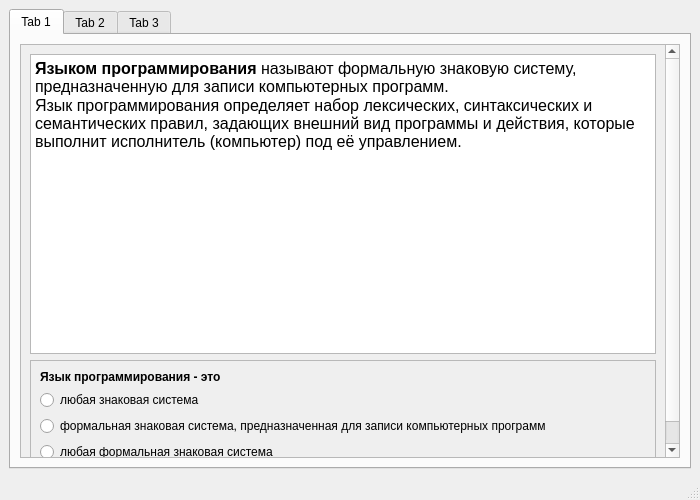
<?xml version="1.0" encoding="UTF-8"?>
<ui version="4.0">
 <class>MainWindow</class>
 <widget class="QMainWindow" name="MainWindow">
  <property name="geometry">
   <rect>
    <x>0</x>
    <y>0</y>
    <width>700</width>
    <height>500</height>
   </rect>
  </property>
  <property name="windowTitle">
   <string>MainWindow</string>
  </property>
  <widget class="QWidget" name="centralwidget">
   <layout class="QVBoxLayout" name="verticalLayout">
    <item>
     <widget class="QTabWidget" name="Tab3">
      <property name="currentIndex">
       <number>0</number>
      </property>
      <widget class="QWidget" name="tab_1">
       <attribute name="title">
        <string>Tab 1</string>
       </attribute>
       <layout class="QVBoxLayout" name="verticalLayout_2">
        <item>
         <widget class="QScrollArea" name="scrollArea">
          <property name="widgetResizable">
           <bool>true</bool>
          </property>
          <widget class="QWidget" name="scrollAreaWidgetContents">
           <property name="geometry">
            <rect>
             <x>0</x>
             <y>-31</y>
             <width>639</width>
             <height>426</height>
            </rect>
           </property>
           <layout class="QVBoxLayout" name="verticalLayout_5">
            <item>
             <widget class="QTextEdit" name="textEdit">
              <property name="minimumSize">
               <size>
                <width>500</width>
                <height>300</height>
               </size>
              </property>
              <property name="readOnly">
               <bool>true</bool>
              </property>
              <property name="html">
               <string>&lt;!DOCTYPE HTML PUBLIC &quot;-//W3C//DTD HTML 4.0//EN&quot; &quot;http://www.w3.org/TR/REC-html40/strict.dtd&quot;&gt;
&lt;html&gt;&lt;head&gt;&lt;meta name=&quot;qrichtext&quot; content=&quot;1&quot; /&gt;&lt;style type=&quot;text/css&quot;&gt;
p, li { white-space: pre-wrap; }
&lt;/style&gt;&lt;/head&gt;&lt;body style=&quot; font-family:'MS Shell Dlg 2'; font-size:8.25pt; font-weight:400; font-style:normal;&quot;&gt;
&lt;p style=&quot; margin-top:0px; margin-bottom:0px; margin-left:0px; margin-right:0px; -qt-block-indent:0; text-indent:0px;&quot;&gt;&lt;span style=&quot; font-size:12pt; font-weight:600;&quot;&gt;Языком программирования&lt;/span&gt;&lt;span style=&quot; font-size:12pt;&quot;&gt; называют формальную знаковую систему, предназначенную для записи компьютерных программ.&lt;/span&gt;&lt;/p&gt;
&lt;p style=&quot; margin-top:0px; margin-bottom:0px; margin-left:0px; margin-right:0px; -qt-block-indent:0; text-indent:0px;&quot;&gt;&lt;span style=&quot; font-size:12pt;&quot;&gt;Язык программирования определяет набор лексических, синтаксических и семантических правил, задающих внешний вид программы и действия, которые выполнит исполнитель (компьютер) под её управлением.&lt;/span&gt;&lt;/p&gt;&lt;/body&gt;&lt;/html&gt;</string>
              </property>
             </widget>
            </item>
            <item>
             <widget class="QFrame" name="frame">
              <property name="frameShape">
               <enum>QFrame::StyledPanel</enum>
              </property>
              <property name="frameShadow">
               <enum>QFrame::Raised</enum>
              </property>
              <layout class="QVBoxLayout" name="verticalLayout_6">
               <item>
                <widget class="QLabel" name="label">
                 <property name="font">
                  <font>
                   <weight>75</weight>
                   <bold>true</bold>
                  </font>
                 </property>
                 <property name="text">
                  <string>Язык программирования - это</string>
                 </property>
                </widget>
               </item>
               <item>
                <widget class="QRadioButton" name="radioButton">
                 <property name="text">
                  <string>любая знаковая система</string>
                 </property>
                 <attribute name="buttonGroup">
                  <string notr="true">buttonGroup</string>
                 </attribute>
                </widget>
               </item>
               <item>
                <widget class="QRadioButton" name="radioButton_2">
                 <property name="text">
                  <string>формальная знаковая система, предназначенная для записи компьютерных программ</string>
                 </property>
                 <attribute name="buttonGroup">
                  <string notr="true">buttonGroup</string>
                 </attribute>
                </widget>
               </item>
               <item>
                <widget class="QRadioButton" name="radioButton_3">
                 <property name="text">
                  <string>любая формальная знаковая система</string>
                 </property>
                 <attribute name="buttonGroup">
                  <string notr="true">buttonGroup</string>
                 </attribute>
                </widget>
               </item>
              </layout>
             </widget>
            </item>
           </layout>
          </widget>
         </widget>
        </item>
       </layout>
      </widget>
      <widget class="QWidget" name="tab_2">
       <attribute name="title">
        <string>Tab 2</string>
       </attribute>
       <layout class="QVBoxLayout" name="verticalLayout_3">
        <item>
         <widget class="QScrollArea" name="scrollArea_2">
          <property name="widgetResizable">
           <bool>true</bool>
          </property>
          <widget class="QWidget" name="scrollAreaWidgetContents_2">
           <property name="geometry">
            <rect>
             <x>0</x>
             <y>-27</y>
             <width>639</width>
             <height>426</height>
            </rect>
           </property>
           <layout class="QVBoxLayout" name="verticalLayout_8">
            <item>
             <widget class="QTextEdit" name="textEdit_2">
              <property name="minimumSize">
               <size>
                <width>500</width>
                <height>300</height>
               </size>
              </property>
              <property name="readOnly">
               <bool>true</bool>
              </property>
              <property name="html">
               <string>&lt;!DOCTYPE HTML PUBLIC &quot;-//W3C//DTD HTML 4.0//EN&quot; &quot;http://www.w3.org/TR/REC-html40/strict.dtd&quot;&gt;
&lt;html&gt;&lt;head&gt;&lt;meta name=&quot;qrichtext&quot; content=&quot;1&quot; /&gt;&lt;style type=&quot;text/css&quot;&gt;
p, li { white-space: pre-wrap; }
&lt;/style&gt;&lt;/head&gt;&lt;body style=&quot; font-family:'MS Shell Dlg 2'; font-size:8.25pt; font-weight:400; font-style:normal;&quot;&gt;
&lt;p style=&quot; margin-top:0px; margin-bottom:0px; margin-left:0px; margin-right:0px; -qt-block-indent:0; text-indent:0px;&quot;&gt;&lt;span style=&quot; font-size:12pt;&quot;&gt;Так же как и в естественных языках, во многих языках программирования одно и то же содержание может быть выражено несколькими способами, что позволяет говорить о наличии в них явления &lt;/span&gt;&lt;span style=&quot; font-size:12pt; font-weight:600;&quot;&gt;синонимии&lt;/span&gt;&lt;span style=&quot; font-size:12pt;&quot;&gt;.&lt;/span&gt;&lt;/p&gt;&lt;/body&gt;&lt;/html&gt;</string>
              </property>
             </widget>
            </item>
            <item>
             <widget class="QFrame" name="frame_2">
              <property name="frameShape">
               <enum>QFrame::StyledPanel</enum>
              </property>
              <property name="frameShadow">
               <enum>QFrame::Raised</enum>
              </property>
              <layout class="QVBoxLayout" name="verticalLayout_7">
               <item>
                <widget class="QLabel" name="label_2">
                 <property name="font">
                  <font>
                   <weight>75</weight>
                   <bold>true</bold>
                  </font>
                 </property>
                 <property name="text">
                  <string>Явление синонимии свойственно</string>
                 </property>
                </widget>
               </item>
               <item>
                <widget class="QRadioButton" name="radioButton_4">
                 <property name="text">
                  <string>только естественным языкам</string>
                 </property>
                 <attribute name="buttonGroup">
                  <string notr="true">buttonGroup_2</string>
                 </attribute>
                </widget>
               </item>
               <item>
                <widget class="QRadioButton" name="radioButton_5">
                 <property name="text">
                  <string>только языкам программирования</string>
                 </property>
                 <attribute name="buttonGroup">
                  <string notr="true">buttonGroup_2</string>
                 </attribute>
                </widget>
               </item>
               <item>
                <widget class="QRadioButton" name="radioButton_6">
                 <property name="text">
                  <string>и естественным языкам, и языкам программирования</string>
                 </property>
                 <attribute name="buttonGroup">
                  <string notr="true">buttonGroup_2</string>
                 </attribute>
                </widget>
               </item>
              </layout>
             </widget>
            </item>
           </layout>
          </widget>
         </widget>
        </item>
       </layout>
      </widget>
      <widget class="QWidget" name="tab_3">
       <attribute name="title">
        <string>Tab 3</string>
       </attribute>
       <layout class="QVBoxLayout" name="verticalLayout_4">
        <item>
         <widget class="QScrollArea" name="scrollArea_3">
          <property name="widgetResizable">
           <bool>true</bool>
          </property>
          <widget class="QWidget" name="scrollAreaWidgetContents_3">
           <property name="geometry">
            <rect>
             <x>0</x>
             <y>-31</y>
             <width>639</width>
             <height>426</height>
            </rect>
           </property>
           <layout class="QVBoxLayout" name="verticalLayout_10">
            <item>
             <widget class="QTextEdit" name="textEdit_3">
              <property name="minimumSize">
               <size>
                <width>500</width>
                <height>300</height>
               </size>
              </property>
              <property name="readOnly">
               <bool>true</bool>
              </property>
              <property name="html">
               <string>&lt;!DOCTYPE HTML PUBLIC &quot;-//W3C//DTD HTML 4.0//EN&quot; &quot;http://www.w3.org/TR/REC-html40/strict.dtd&quot;&gt;
&lt;html&gt;&lt;head&gt;&lt;meta name=&quot;qrichtext&quot; content=&quot;1&quot; /&gt;&lt;style type=&quot;text/css&quot;&gt;
p, li { white-space: pre-wrap; }
&lt;/style&gt;&lt;/head&gt;&lt;body style=&quot; font-family:'MS Shell Dlg 2'; font-size:8.25pt; font-weight:400; font-style:normal;&quot;&gt;
&lt;p style=&quot; margin-top:0px; margin-bottom:0px; margin-left:0px; margin-right:0px; -qt-block-indent:0; text-indent:0px;&quot;&gt;&lt;span style=&quot; font-size:12pt;&quot;&gt;Особенностью синтаксиса языка программирования Python является отсутствие знаков препинания в конце каждой строки. Однако смыслоразличительную роль играет &lt;/span&gt;&lt;span style=&quot; font-size:12pt; font-weight:600;&quot;&gt;количество отступов&lt;/span&gt;&lt;span style=&quot; font-size:12pt;&quot;&gt; от левого края (абсолютно и относительно количества отступов у предыдущей строки). Если количество отступов будет нарушено, интерпретатор выдаст ошибку.&lt;/span&gt;&lt;/p&gt;&lt;/body&gt;&lt;/html&gt;</string>
              </property>
             </widget>
            </item>
            <item>
             <widget class="QFrame" name="frame_3">
              <property name="frameShape">
               <enum>QFrame::StyledPanel</enum>
              </property>
              <property name="frameShadow">
               <enum>QFrame::Raised</enum>
              </property>
              <layout class="QVBoxLayout" name="verticalLayout_9">
               <item>
                <widget class="QLabel" name="label_3">
                 <property name="font">
                  <font>
                   <weight>75</weight>
                   <bold>true</bold>
                  </font>
                 </property>
                 <property name="text">
                  <string>Выберите одно верное утверждение:</string>
                 </property>
                </widget>
               </item>
               <item>
                <widget class="QRadioButton" name="radioButton_7">
                 <property name="text">
                  <string>В конце каждой строки программы на языке Python должна стоять точка с запятой</string>
                 </property>
                 <attribute name="buttonGroup">
                  <string notr="true">buttonGroup_3</string>
                 </attribute>
                </widget>
               </item>
               <item>
                <widget class="QRadioButton" name="radioButton_8">
                 <property name="text">
                  <string>В программе на языке Python не должно быть пустых строк</string>
                 </property>
                 <attribute name="buttonGroup">
                  <string notr="true">buttonGroup_3</string>
                 </attribute>
                </widget>
               </item>
               <item>
                <widget class="QRadioButton" name="radioButton_9">
                 <property name="text">
                  <string>В программе на языке Python смыслоразличительную роль играет количество отступов от левого края</string>
                 </property>
                 <attribute name="buttonGroup">
                  <string notr="true">buttonGroup_3</string>
                 </attribute>
                </widget>
               </item>
              </layout>
             </widget>
            </item>
           </layout>
          </widget>
         </widget>
        </item>
       </layout>
      </widget>
     </widget>
    </item>
   </layout>
  </widget>
  <widget class="QMenuBar" name="menubar">
   <property name="geometry">
    <rect>
     <x>0</x>
     <y>0</y>
     <width>700</width>
     <height>21</height>
    </rect>
   </property>
  </widget>
  <widget class="QStatusBar" name="statusbar"/>
 </widget>
 <resources/>
 <connections/>
 <buttongroups>
  <buttongroup name="buttonGroup"/>
  <buttongroup name="buttonGroup_2"/>
  <buttongroup name="buttonGroup_3"/>
 </buttongroups>
</ui>
